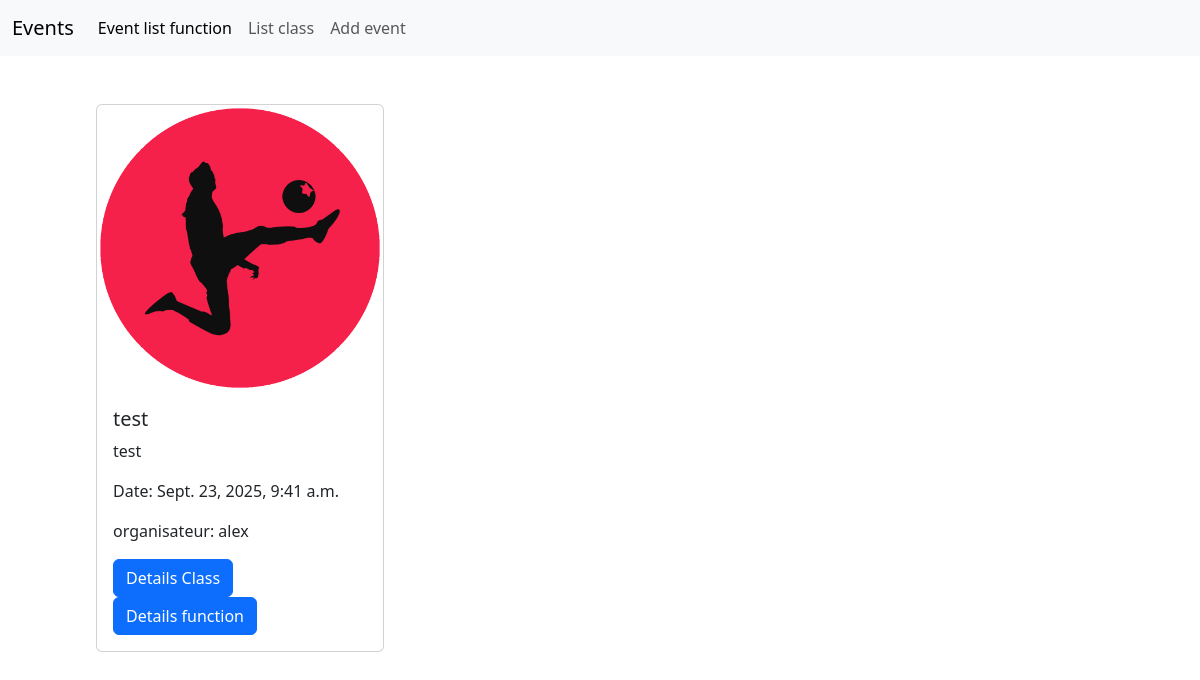
The page /listClass/ on the database as committed earlier.
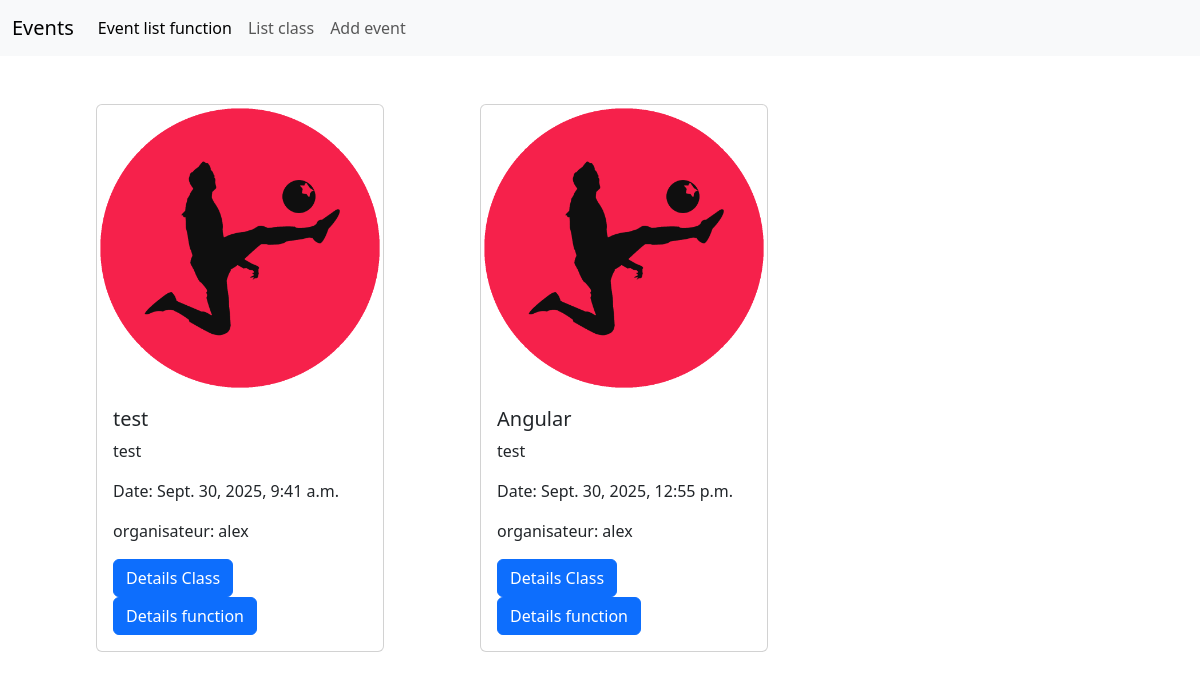
The same page on the database as committed later.
### Event/models.py (models this page shows, shortened)
class Event(models.Model):
    title = models.CharField(max_length=30)
    description = models.TextField()
    image=models.ImageField(upload_to='images' , null=True)
    category = models.CharField(max_length=20 , choices=category_list)
    state = models.BooleanField(default=True)
    nbr_participants = models.IntegerField(default=0)
    evt_date= models.DateTimeField()
    creation_date= models.DateField(auto_now_add=True)
    updated_date= models.DateField(auto_now=True)
    organisateur = models.ForeignKey(Person , on_delete=models.SET_NULL , null=True )
    participant= models.ManyToManyField(Person , through="Participants" , related_name="participant")
    class Meta:
        constraints = [
            models.CheckConstraint(check=models.Q(evt_date__gt=datetime.now()) , name="Please check event date")
        ]

### Person/models.py (models this page shows)
class Person(AbstractUser):
    cin =models.CharField(max_length=8 , primary_key=True , validators=[valide_cin])
    email = models.EmailField(max_length=30 , validators=[valide_email])
    username = models.CharField(max_length=20 , unique=True)
    USERNAME_FIELD="username"
    class Meta:
        verbose_name="Person"

### Event/views.py (the view)
# urls.py: path('listClass/' , EventList.as_view() , name="listClass"),
class EventList(ListView):
    model =Event
    template_name='event/list.html'
    context_object_name="list"

### Template/event/list.html
{% extends 'base.html' %}
{% block content %}
<div class="d-flex p-5">
 {% for event in list %}
<div class="card  mx-5" style="width: 18rem;">
  <img src="{{event.image.url}}" class="card-img-top" alt="...">
  <div class="card-body">
    <h5 class="card-title">{{event.title}}</h5>
    <p class="card-text"> {{event.description}}</p>
        <p class="card-text"> Date: {{event.evt_date}}</p>
    <p class="card-text"> organisateur:  {{event.organisateur}}</p>
    <a href="{% url 'detailsClass'  event.id %}" class="btn btn-primary">Details Class</a>
    <a href="{% url 'details'  event.id %}" class="btn btn-primary">Details function</a>
  </div>
</div>
{% endfor %}
</div>
{% endblock %}

### Template/base.html (shortened to what this page needs)
{% load static %}
<!DOCTYPE html>
<html lang="en">
<head>
    <link rel="stylesheet" href="{% static 'css/bootstrap.min.css' %}">
</head>
<body>
    {% block nav %}
    <nav class="navbar navbar-expand-lg bg-body-tertiary">
  <div class="container-fluid">
    <a class="navbar-brand" href="{% url 'listfunction' %}">Events</a>
    <div class="collapse navbar-collapse" id="navbarSupportedContent">
      <ul class="navbar-nav me-auto mb-2 mb-lg-0">
        <li class="nav-item">
          <a class="nav-link active" aria-current="page" href="{% url 'listfunction' %}">Event list function </a>
        </li>
        <li class="nav-item">
          <a class="nav-link" href="{% url 'listClass' %}">List class</a>
        </li>
        <li class="nav-item">
          <a class="nav-link" href="#">Add event </a>
        </li>
    </div>
  </div>
</nav>
{% endblock %}
 {% block content %}
 {% endblock %}
</body>
</html>

Rows that differ between the two databases and show on the page:
changed Event: evt_date "Sept. 23, 2025, 9:41 a.m." → "Sept. 30, 2025, 9:41 a.m."
added Event: image (picture), title "Angular", description "test", evt_date "Sept. 30, 2025, 12:55 p.m.", organisateur "alex"
